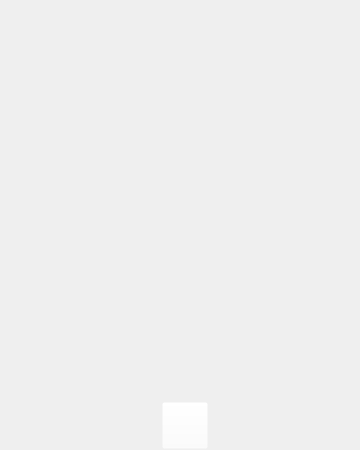
<?xml version="1.0" encoding="UTF-8"?>
<ui version="4.0">
 <class>MainWindow</class>
 <widget class="QMainWindow" name="MainWindow">
  <property name="geometry">
   <rect>
    <x>0</x>
    <y>0</y>
    <width>360</width>
    <height>450</height>
   </rect>
  </property>
  <property name="maximumSize">
   <size>
    <width>360</width>
    <height>450</height>
   </size>
  </property>
  <property name="windowTitle">
   <string>The Backrooms</string>
  </property>
  <widget class="QWidget" name="centralwidget">
   <widget class="QLabel" name="label">
    <property name="geometry">
     <rect>
      <x>0</x>
      <y>0</y>
      <width>361</width>
      <height>451</height>
     </rect>
    </property>
    <property name="text">
     <string/>
    </property>
    <property name="pixmap">
     <pixmap>../img/Level-37-6 1.gif</pixmap>
    </property>
    <property name="scaledContents">
     <bool>true</bool>
    </property>
   </widget>
   <widget class="QPushButton" name="backBtn">
    <property name="geometry">
     <rect>
      <x>162</x>
      <y>402</y>
      <width>46</width>
      <height>47</height>
     </rect>
    </property>
    <property name="cursor">
     <cursorShape>PointingHandCursor</cursorShape>
    </property>
    <property name="focusPolicy">
     <enum>Qt::StrongFocus</enum>
    </property>
    <property name="styleSheet">
     <string notr="true">background-color: rgba(255, 255, 255, 0);
</string>
    </property>
    <property name="text">
     <string/>
    </property>
    <property name="flat">
     <bool>false</bool>
    </property>
   </widget>
   <widget class="QLabel" name="arrowlb">
    <property name="geometry">
     <rect>
      <x>173</x>
      <y>409</y>
      <width>22</width>
      <height>32</height>
     </rect>
    </property>
    <property name="text">
     <string/>
    </property>
    <property name="pixmap">
     <pixmap>../img/image 24.png</pixmap>
    </property>
    <property name="scaledContents">
     <bool>true</bool>
    </property>
   </widget>
   <zorder>label</zorder>
   <zorder>arrowlb</zorder>
   <zorder>backBtn</zorder>
  </widget>
 </widget>
 <resources/>
 <connections/>
</ui>
